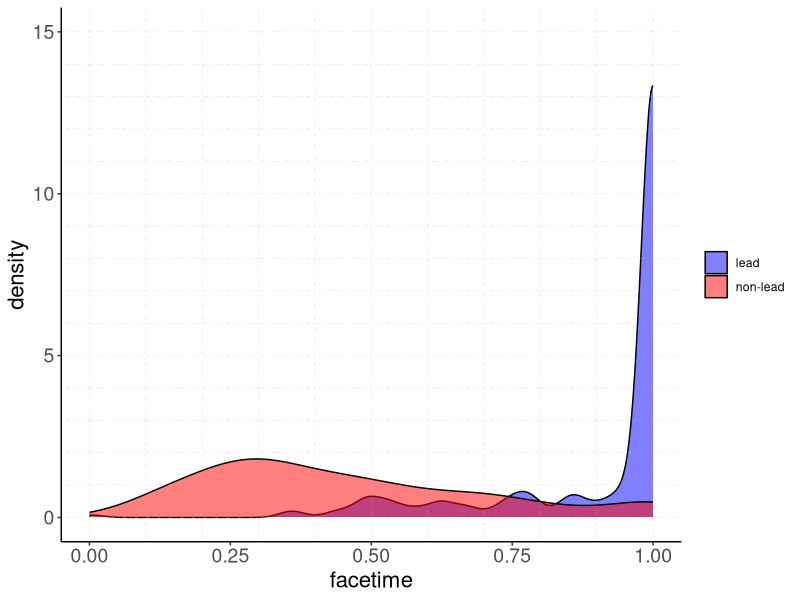

Recreate this plot in R.
library(data.table)
library(ggplot2)

data=read.table("../data/leads.txt")

dt1=data[data$V1=="lead",]
dt2=data[data$V1=="nonlead",]

combined_dt <- rbindlist(list("lead" = dt1, "non-lead" = dt2), idcol = "group")

pdf("leadvnonlead.pdf", width=9)

ggplot(combined_dt, aes(x = V2, fill = group)) +
  geom_density(alpha = 0.5) +
  scale_fill_manual(values = c("blue", "red")) +
  labs(x = "facetime", y = "density") + guides(fill = guide_legend(title = NULL)) + xlim(0,1) + theme(legend.position="top") + theme_classic() + geom_vline(xintercept = seq(0,1, by = .1), linetype = "dotdash", size=.2, color = "grey", alpha = .5) + geom_hline(yintercept = seq(0, 15, by = 1), linetype = "dotdash", size=.2, color = "grey", alpha = 0.5)  +
theme(
      axis.title.x = element_text(size = 16),  # X axis title size
      axis.title.y = element_text(size = 16),  # Y axis title size
      axis.text.x = element_text(size = 14),   # X axis text size
      axis.text.y = element_text(size = 14)    # Y axis text size
    )
dev.off()
